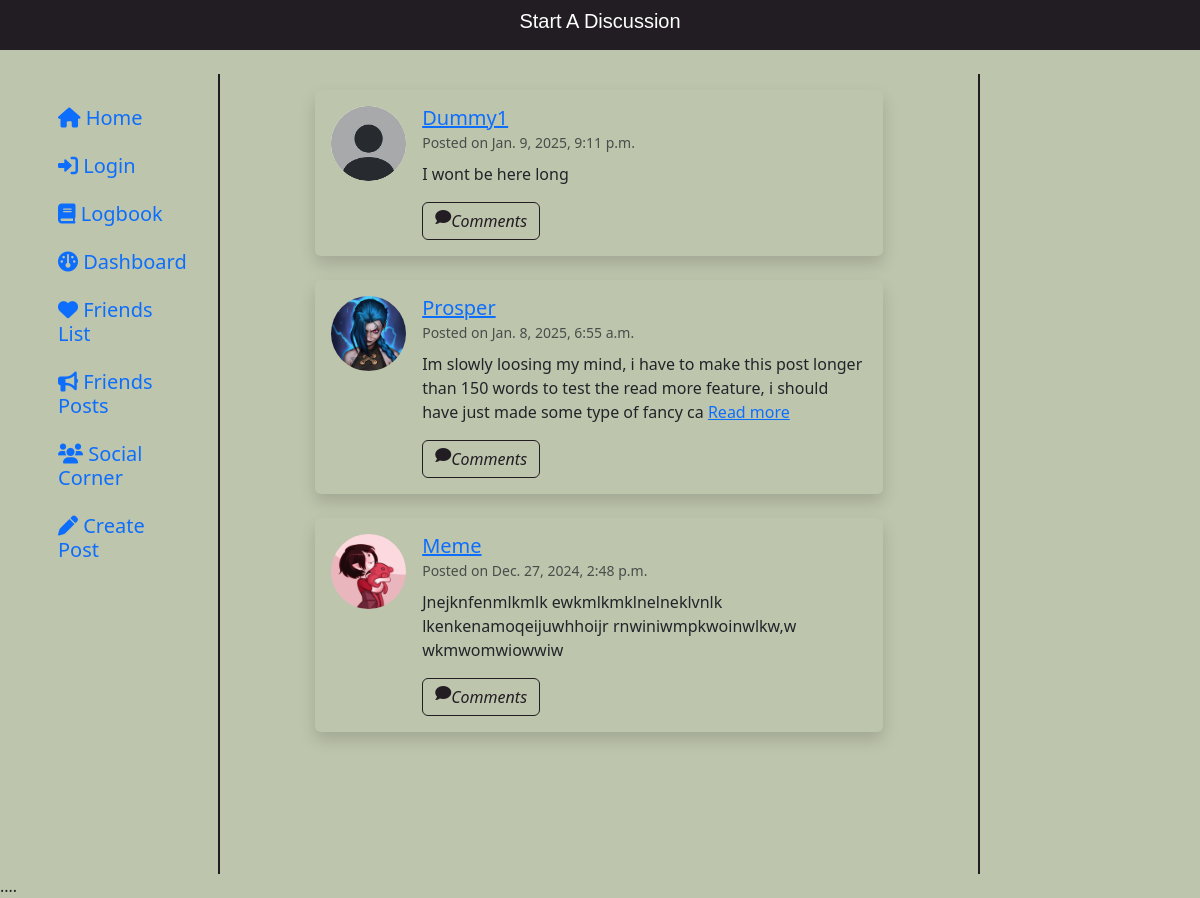
Page /habit_tracker/community/ on the committed database.
### habit_tracker/models.py (models this page shows, shortened)
class Post(models.Model):
    user = models.ForeignKey(CustomUser, on_delete=models.CASCADE, related_name="user_posts")
    post = models.TextField(validators=[MaxLengthValidator(3000)])
    posted_on = models.DateTimeField(auto_now_add=True)

class CustomUser(AbstractUser):
    AGE_GROUP_CHOICES = [
        ("13-17", "13-17 years"),
        ("18-24", "18-24 years"),
        ("25-34", "25-34 years"),
        ("35-44", "35-44 years"),
        ("45-54", "45-54 years"),
        ("55+", "55+ years"),
    ]
    GENDER_CHOICES = [
        ("male", "Male"),
        ("female", "Female"),
        ("no gender", "Prefer not to say")
    ]
    age_group = models.CharField(max_length=10, choices=AGE_GROUP_CHOICES, null=True, blank=True)
    gender = models.CharField(max_length=20, choices=GENDER_CHOICES, blank=True, null=True)
    real_name = models.CharField(max_length=150)
    user_bio = models.TextField(max_length=200, null=True, blank=True, default="No bio yet")
    points = models.IntegerField(default=0)
    profile_picture = models.ImageField(
        upload_to='profile_pictures/',
        null=True,
        blank=True,
        default='profile_pictures/default.jpeg'
    )
    friends = models.ManyToManyField('self', blank=True, symmetrical=True)
    groups = models.ManyToManyField(
        "auth.Group",
        related_name="custom_user_groups",
        blank=True,
    )
    user_permissions = models.ManyToManyField(
        "auth.Permission",
        related_name="custom_user_permissions",
        blank=True,
    )

### habit_tracker/views.py (the view)
# urls.py: path("community/", views.community, name="community"),
def community(request):
    posts = Post.objects.select_related("user").all().order_by("-posted_on")
    return render(request, "habit_tracker/community.html", {
        "user": request.user,
        "posts": posts,
    })

### habit_tracker/templates/habit_tracker/community.html (shortened to what this page needs)
{% extends "habit_tracker/layout.html" %}
{% load static %}
{% block nav %}
    <div style="background-color: #221d23; margin-bottom: 0;">
        <header class="d-flex justify-content-center" id="commheader">
            <h5 id="commtext">Start A Discussion</h5>
        </header>
    </div>
{% endblock %}
{% block main %}
    <div class="row vh-100">
        <nav class="col-md-3 col-lg-2 d-none d-md-block sidebar" id="commnav">
            <div class="position-sticky d-flex justify-content-center">
                <ul class="nav flex-column mt-4">
                    <li class="nav-item">
                        <a class="nav-link" href="{% url 'index' %}">
                            <h5><i class="fas fa-home"></i> Home</h5>
                        </a>
                    </li>
                    <li class="nav-item">
                        {% if user.is_authenticated %}
                            <a class="nav-link" href="{% url 'profile' user.id %}">
                                <h5><i class="fas fa-user"></i> Profile</h5>
                            </a>
                        {% else %}
                            <a class="nav-link" href="{% url 'login' %}">
                                <h5><i class="fas fa-sign-in-alt"></i> Login</h5>
                            </a>
                        {% endif %}
                    </li>
                    <li class="nav-item">
                        <a class="nav-link" href="{% url 'log_page' %}">
                            <h5><i class="fas fa-book"></i> Logbook</h5>
                        </a>
                    </li>
                    <li class="nav-item">
                        <a class="nav-link" href="{% url 'dashboard' %}">
                            <h5><i class="fas fa-gauge"></i> Dashboard</h5>
                        </a>
                    </li>
                    <li class="nav-item">
                        <a class="nav-link" href="{% url 'friends_list' %}">
                            <h5><i class="fas fa-heart"></i> Friends List</h5>
                        </a>
                    </li>
                    <li class="nav-item">
                        <a class="nav-link" href="{% url 'friends_posts' %}">
                            <h5><i class="fas fa-bullhorn"></i> Friends Posts</h5>
                        </a>
                    </li>
                    <li class="nav-item">
                        <a class="nav-link" href="{% url 'friends_corner' %}">
                            <h5><i class="fas fa-users"></i> Social Corner</h5>
                        </a>
                    </li>
                    <li class="nav-item">
                        <a class="nav-link" href="{% url 'make_post' %}">
                            <h5><i class="fas fa-pen"></i> Create Post</h5>
                        </a>
                    </li>
                </ul>
            </div>
        </nav>
        <div class="d-none d-md-block col-lg-8 col-md-6 px-4" id="postsDiv">
            {% if posts %}
                <div class="container mt-3">
                    <div class="row">
                        {% for post in posts %}
                            <div class="col-lg-10 col-md-12 mx-auto mb-4">
                                <div class="card shadow border-0" style="background-color: #bec5ad;">
                                    <div class="card-body d-flex align-items-start">
                                        <img src="{{ post.user.profile_picture.url }}"
                                             alt="Profile Picture"
                                             class="rounded-circle me-3"
                                             style="height: 75px; width: 75px; object-fit: cover;">
                                        <div>
                                            <h5 class="mb-0">
                                                <a href="{% url 'profile' post.user.id %}">{{ post.user.username|capfirst }}</a>
                                            </h5>
                                            <small class="text-muted">Posted on {{ post.posted_on }}</small>
                                            <p class="mt-2">
                                                {{ post.post|capfirst|slice:":150" }}
                                                {% if post.post|length > 150 %}
                                                    <a href="{% url 'post_details' post.id %}" class="text-primary">Read more</a>
                                                {% endif %}
                                            </p>
                                            <a class="btn btn-outline-info commentbutton" href="{% url 'post_details' post.id %}"><span class="d-flex">
                                                <i class="fas fa-comment"></i> Comments</a>
                                        </div>
                                    </div>
                                </div>
                            </div>
                        {% endfor %}
                    </div>
                </div>
            {% else %}
                <div class="d-flex justify-content-center align-items-center" style="height: 80vh;">
                    <p class="text-muted">No discussions yet.</p>
                </div>
            {% endif %}
        </div>
    </div>
{% endblock %}

### habit_tracker/static/habit_tracker/styles.css (style rules this page uses)
body { background-color: #bec5ad !important; }
#commnav, #smallcommnav, #postsDiv, #friendnav, #smallfriendnav { border-right: 2px solid #221d23; margin-top: 0; }
#commheader { background-color: #221d23; height: 50px; align-items: center; }
#commtext { color: white; font-family:'Trebuchet MS', 'Lucida Sans Unicode', 'Lucida Grande', 'Lucida Sans', Arial, sans-serif; }
.commentbutton { border-color: #221d23; background-color: transparent; color: #221d23; font-style: italic; }

### rows in the picture
Post: user.profile_picture (placeholder picture), user.username "Dummy1", posted_on "Jan. 9, 2025, 9:11 p.m.", post "I wont be here long"
Post: user.profile_picture (picture), user.username "Prosper", posted_on "Jan. 8, 2025, 6:55 a.m.", post "Im slowly loosing my mind, i have to make this post longer than 150 words to test the read more feature, i should have just made some type of fancy ca", shows "Read more"
Post: user.profile_picture (picture), user.username "Meme", posted_on "Dec. 27, 2024, 2:48 p.m.", post "Jnejknfenmlkmlk ewkmlkmklnelneklvnlk lkenkenamoqeijuwhhoijr rnwiniwmpkwoinwlkw,w wkmwomwiowwiw"
